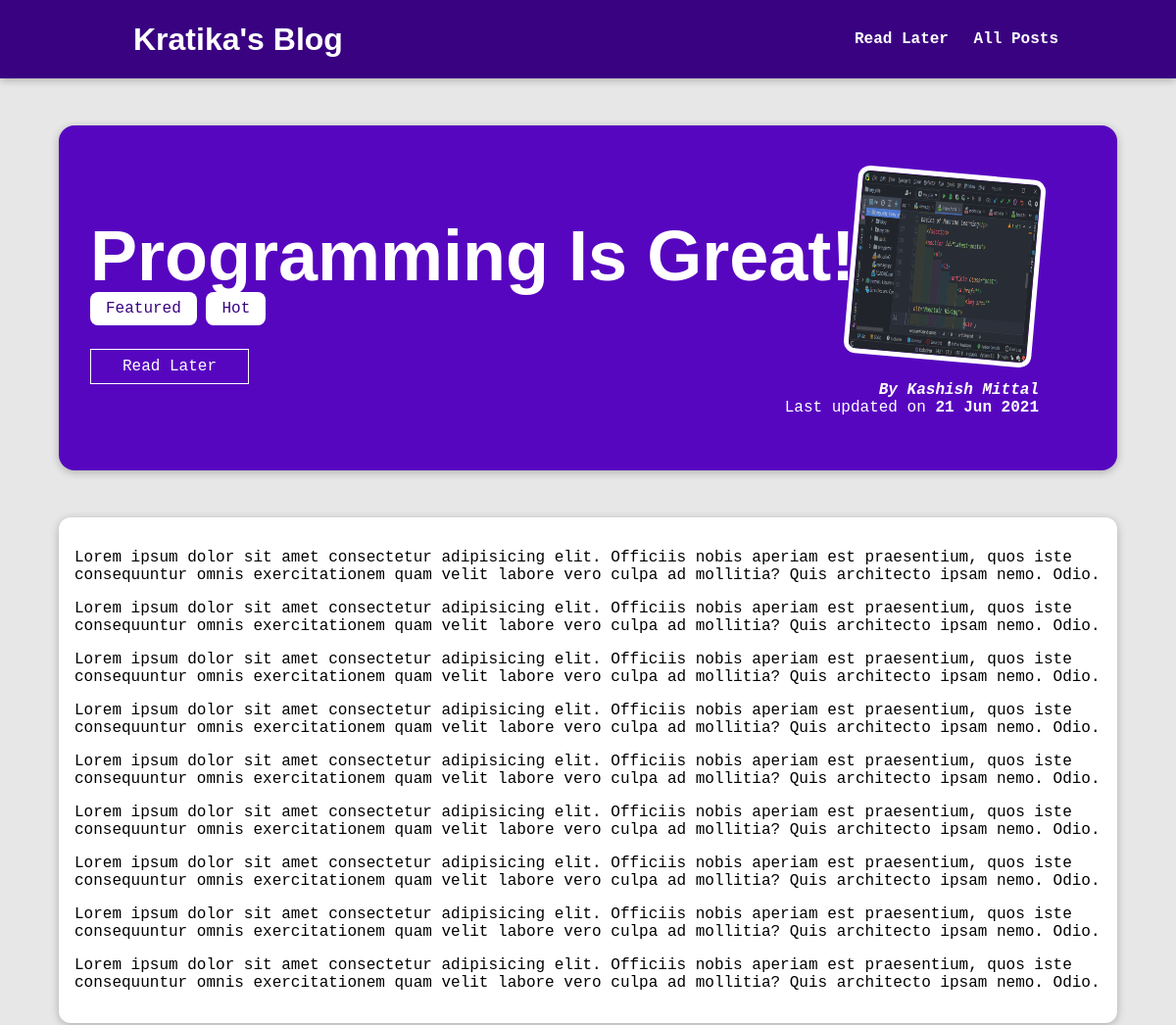
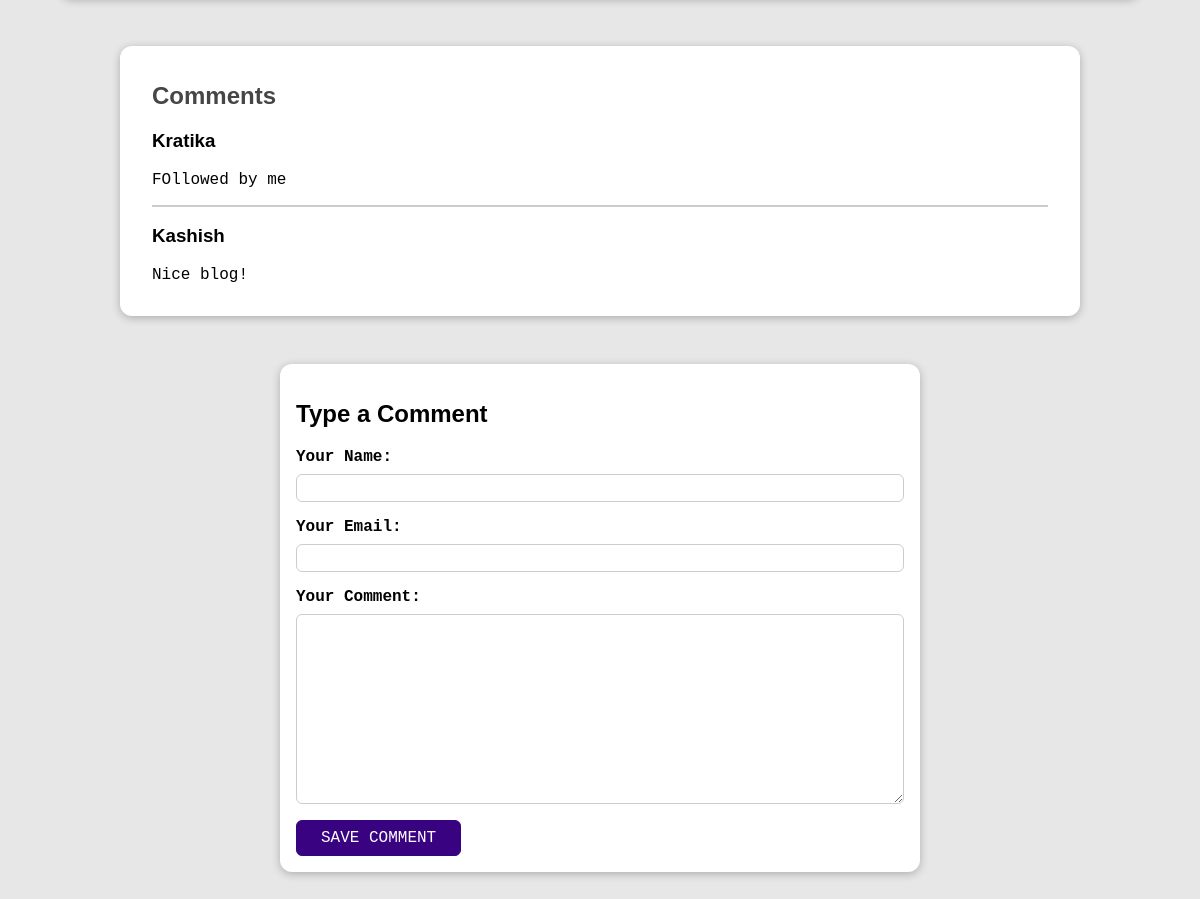
Page /posts/programming-is-fun on the committed database (2 pictures, top to bottom).
### blog/models.py (models this page shows, shortened)
class Post(models.Model):
    title = models.CharField(max_length=50)
    excerpt = models.CharField(max_length=250)
    image = models.ImageField(upload_to='posts', null=True)
    date = models.DateField(auto_now=True)
    slug = models.SlugField(unique=True, db_index=True)
    content = models.TextField(validators=[MinLengthValidator(10)])
    author = models.ForeignKey(Author, null=True, on_delete=models.SET_NULL, related_name='posts')
    tags = models.ManyToManyField(Tag)

class Tag(models.Model):
    caption = models.CharField(max_length=20)

class Author(models.Model):
    first_name = models.CharField(max_length=100)
    last_name = models.CharField(max_length=100)
    email = models.EmailField()
    def __str__(self):
        return f"{self.first_name} {self.last_name}"

class Comment(models.Model):
    user_name = models.CharField(max_length=120)
    user_email = models.EmailField()
    text = models.TextField(max_length=400)
    post = models.ForeignKey(Post, on_delete=models.CASCADE, related_name='comments')

### blog/views.py (the view, shortened to what this page needs)
# urls.py: path('posts/<slug:slug>', views.DetailPostView.as_view(), name='post-detail-page'),
class DetailPostView(View):
    def is_stored_post(self, request, post_id):
        stored_posts = request.session.get("stored_posts")
        if stored_posts is not None:
            saved_for_later = post_id in stored_posts
        else:
            saved_for_later = False
        return saved_for_later
    def get(self, request, slug):
        post = Post.objects.get(slug=slug)
        context = {
            "post": post,
            "post_tags": post.tags.all(),
            "comment_form": CommentForm(),
            "comments": post.comments.all().order_by("-id"),
            "saved_for_later": self.is_stored_post(request, post.id)
        }
        return render(request, "blog/post-detail.html", context)

### blog/forms.py
class CommentForm(forms.ModelForm):
    class Meta:
        model = Comment
        exclude = ['post']
        labels = {
            "user_name": "Your Name",
            "user_email": "Your Email",
            "text": "Your Comment"
        }

### blog/templates/blog/post-detail.html (shortened to what this page needs)
{% extends 'base.html' %}
{% load static %}
{% block css_files %}
    <link rel="stylesheet" href="{% static "blog/post-detail.css" %}?{% now "U" %}">
{% endblock %}
{% block content %}
    <section id="summary">
        <h2>{{ post.title }}</h2>
        <div>
            {% for tag in post_tags %}
                <span class="tag">{{ tag.caption }}</span>
            {% endfor %}
        </div>
        <div id="read-later">
            <form action="{% url "read-later" %}" method="POST">
                <button>
                    {% if saved_for_later %}
                        Remove from Read Later
                    {% else %}
                        Read Later
                    {% endif %}
                </button>
            </form>
        </div>
        <article>
            <img src="{{ post.image.url }}" alt="{{ post.title }}">
            <address><a href="mailto:{{ post.author.email }}">By {{ post.author }}</a></address>
            <div>
                Last updated on
                <time>{{ post.date|date:"d M Y" }}</time>
            </div>
        </article>
    </section>
    <main>
        {{ post.content|linebreaks }}
    </main>
    <section id="comments">
        <h2>Comments</h2>
        <ul>
            {% for comment in comments %}
                <li>
                    <h3>{{ comment.user_name }}</h3>
                    <p>{{ comment.text|linebreaks }}</p>
                </li>
            {% endfor %}
        </ul>
    </section>
    <section id="comment_form">
        <h2>Type a Comment</h2>
        <form method="POST" action="{% url "post-detail-page" post.slug %}">
            {% for field in comment_form %}
                <div class="form-control {% if field.errors %}invalid{% endif %}">
                    {{ field.label_tag }}
                    {{ field }}
                </div>
            {% endfor %}
            <button>SAVE COMMENT</button>
        </form>
    </section>
{% endblock %}

### static/app.css (style rules this page uses)
* { box-sizing: border-box; }
html { font-family: "Tahoma", monospace; }
body { margin: 0; }
h1, h2, h3 { font-family: "Comic Sans MS", sans-serif; font-weight: bold; }

### blog/static/blog/post-detail.css (style rules this page uses)
body { background-color: #e7e7e7; }
#summary { margin: 8rem auto 3rem auto; padding: 2rem; width: 90%; max-width: 90rem; border-radius: 16px; background-color: #5706c0; position: relative; box-shadow: 0 2px 8px rgba(0, 0, 0, 0.25); height: 22rem; }
#summary h2 { color: white; font-size: 4.5rem; margin-bottom: 0.25rem; }
#summary article { position: absolute; top: 2rem; right: 3rem; padding: 1rem 2rem; border-radius: 12px; text-align: right; color: white; }
#summary article img { width: 12rem; height: 12rem; border-radius: 12px; transform: rotateZ(5deg); border: 5px solid white; margin-bottom: 1rem; }
#summary address { font-weight: bold; }
#summary a { color: white; text-decoration: none; }
#summary time { font-weight: bold; }
#read-later { margin: 2rem 0; }
#read-later button { background-color:transparent; border: 1px solid white; padding: 0.5rem 2rem; font: inherit; color: white; cursor: pointer; }
main { width: 90%; max-width: 90rem; margin: 3rem auto; background-color: white; padding: 1rem; border-radius: 12px; box-shadow: 0 2px 8px rgba(0, 0, 0, 0.25); }
.tag { background-color: white; color: #390281; padding: 0.5rem 1rem; border-radius: 8px; }
#comment_form { width: 90%; margin: 3rem auto; max-width: 40rem; border-radius: 12px; background-color: white; box-shadow: 0 2px 8px rgba(0, 0, 0, 0.25); padding: 1rem; }
.form-control { margin-bottom: 1rem; }
.form-control label { font-weight: bold; margin-bottom: 0.5rem; display: block; }
.form-control input, .form-control textarea { display: block; width: 100%; font: inherit; padding: 0.25rem; border-radius: 6px; border: 1px solid #ccc; }
#comment_form button { font: inherit; background-color:#390281; color:#fff; border: 1px solid #390281; padding:0.5rem 1.5rem; border-radius: 6px; cursor: pointer; }
#comments { margin: 3rem auto; width: 90%; max-width: 60rem; border-radius: 12px; background-color: white; box-shadow: 0 2px 8px rgba(0, 0, 0, 0.25); padding: 1rem 2rem; }
#comments ul { list-style: none; margin: 0; padding: 0; }
#comments li { margin-bottom: 1rem; border-bottom: 2px solid #ccc; }
#comments li:last-of-type { border-bottom: none; }
#comments h2 { color: #464646; }

### rows in the picture
Post: title "Programming Is Great!", image (picture), author "Kashish Mittal", date "21 Jun 2021", content "Lorem ipsum dolor sit amet consectetur adipisicing elit. Officiis nobis aperiam est praesentium, quos iste consequuntur omnis exercitationem quam velit labore vero culpa ad mollitia? Quis architecto ipsam nemo. Odio. Lorem ipsum dolor sit amet consectetur adipisicing elit. Officiis nobis aperiam est praesentium, quos iste consequuntur omnis exercitationem quam velit labore vero culpa ad mollitia? Quis architecto ipsam nemo. Odio. Lorem ipsum dolor sit amet consectetur adipisicing elit. Officiis nobis aperiam est praesentium, quos iste consequuntur omnis exercitationem quam velit labore vero culpa ad mollitia? Quis architecto ipsam nemo. Odio. Lorem ipsum dolor sit amet consectetur…"
Tag: caption "Featured"
Tag: caption "Hot"
Comment: user_name "Kratika", text "FOllowed by me"
Comment: user_name "Kashish", text "Nice blog!"

### other values in the picture
{{ field.label_tag }} "Your Name:" "Your Email:" "Your Comment:"
